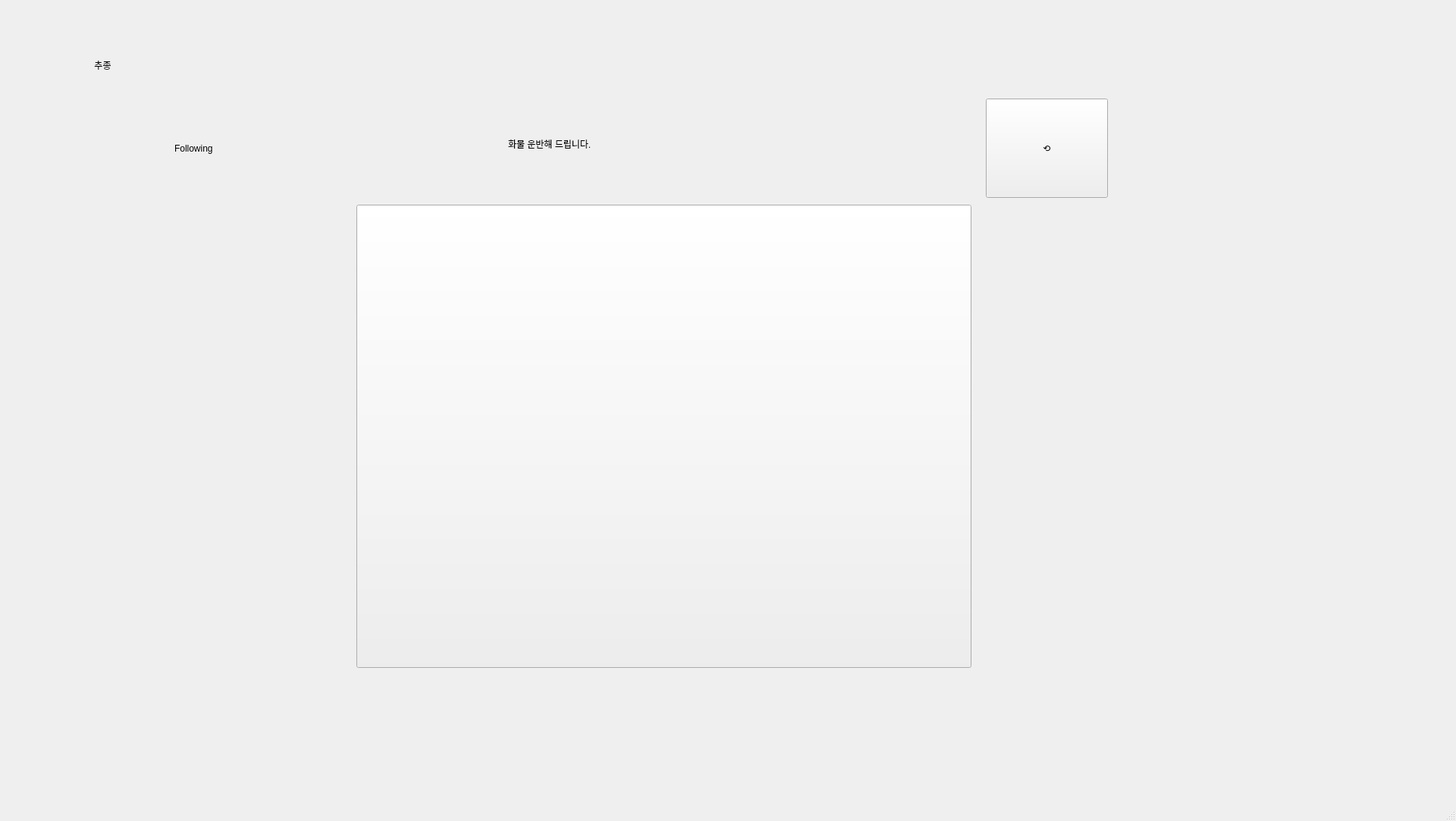
<?xml version="1.0" encoding="UTF-8"?>
<ui version="4.0">
 <class>MainWindow</class>
 <widget class="QMainWindow" name="MainWindow">
  <property name="geometry">
   <rect>
    <x>0</x>
    <y>0</y>
    <width>1920</width>
    <height>1083</height>
   </rect>
  </property>
  <property name="windowTitle">
   <string>MainWindow</string>
  </property>
  <widget class="QWidget" name="centralwidget">
   <widget class="QPushButton" name="Following_Action_Btn">
    <property name="geometry">
     <rect>
      <x>470</x>
      <y>270</y>
      <width>811</width>
      <height>611</height>
     </rect>
    </property>
    <property name="styleSheet">
     <string notr="true">border-color: rgb(0, 0, 0);</string>
    </property>
    <property name="text">
     <string/>
    </property>
   </widget>
   <widget class="QLabel" name="label">
    <property name="geometry">
     <rect>
      <x>230</x>
      <y>120</y>
      <width>301</width>
      <height>151</height>
     </rect>
    </property>
    <property name="styleSheet">
     <string notr="true">font: 20pt &quot;BM DoHyeon OTF&quot;;
font: 40pt &quot;Ubuntu&quot;;</string>
    </property>
    <property name="text">
     <string>Following</string>
    </property>
    <property name="textFormat">
     <enum>Qt::AutoText</enum>
    </property>
    <property name="wordWrap">
     <bool>false</bool>
    </property>
   </widget>
   <widget class="QLabel" name="label_2">
    <property name="geometry">
     <rect>
      <x>670</x>
      <y>130</y>
      <width>411</width>
      <height>121</height>
     </rect>
    </property>
    <property name="contextMenuPolicy">
     <enum>Qt::DefaultContextMenu</enum>
    </property>
    <property name="styleSheet">
     <string notr="true">font: 15pt &quot;BM DoHyeon OTF&quot;;
font: 30pt &quot;Ubuntu&quot;;</string>
    </property>
    <property name="text">
     <string>&lt;html&gt;&lt;head/&gt;&lt;body&gt;&lt;p&gt;화물 운반해 드립니다.&lt;/p&gt;&lt;/body&gt;&lt;/html&gt;</string>
    </property>
   </widget>
   <widget class="QPushButton" name="Following_Cancle_Btn">
    <property name="geometry">
     <rect>
      <x>1300</x>
      <y>130</y>
      <width>161</width>
      <height>131</height>
     </rect>
    </property>
    <property name="styleSheet">
     <string notr="true">font: 24pt &quot;.AppleSystemUIFont&quot;;</string>
    </property>
    <property name="text">
     <string>⟲</string>
    </property>
   </widget>
   <widget class="QLabel" name="label_3">
    <property name="geometry">
     <rect>
      <x>60</x>
      <y>30</y>
      <width>151</width>
      <height>111</height>
     </rect>
    </property>
    <property name="styleSheet">
     <string notr="true">font: 24pt &quot;BM DoHyeon OTF&quot;;
font: 30pt &quot;Ubuntu&quot;;
</string>
    </property>
    <property name="text">
     <string>추종</string>
    </property>
    <property name="alignment">
     <set>Qt::AlignCenter</set>
    </property>
   </widget>
  </widget>
  <widget class="QMenuBar" name="menubar">
   <property name="geometry">
    <rect>
     <x>0</x>
     <y>0</y>
     <width>1920</width>
     <height>22</height>
    </rect>
   </property>
  </widget>
  <widget class="QStatusBar" name="statusbar"/>
 </widget>
 <resources/>
 <connections/>
</ui>
